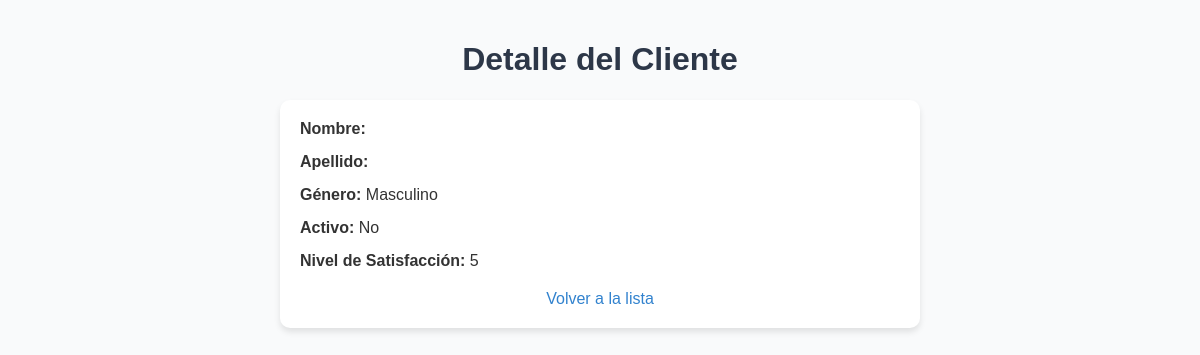
The app's page /clientes/5/ with its own data.
### clientes/models.py (models this page shows, shortened)
class Cliente(models.Model):
    cliente_id = models.IntegerField(primary_key=True)  # Clave primaria definida
    edad = models.FloatField(null=True, blank=True)
    genero = models.CharField(max_length=10, null=True, blank=True)
    saldo = models.FloatField(null=True, blank=True)
    activo = models.BooleanField(default=False)
    nivel_de_satisfaccion = models.IntegerField(null=True, blank=True)

### clientes/views.py (the view)
# urls.py: path('<int:pk>/', cliente_detail, name='cliente_detail'),
def cliente_detail(request, pk):
    cliente = get_object_or_404(Cliente, pk=pk)
    return render(request, 'clientes/cliente_detail.html', {'cliente': cliente})

### clientes/templates/clientes/cliente_detail.html (shortened to what this page needs)
<!DOCTYPE html>
<html lang="en">
<head>
</head>
<body>
    <h1>Detalle del Cliente</h1>
    <div class="container">
        <div class="field">
            <span>Nombre:</span> {{ cliente.nombre }}
        </div>
        <div class="field">
            <span>Apellido:</span> {{ cliente.apellido }}
        </div>
        <div class="field">
            <span>Género:</span> {{ cliente.genero }}
        </div>
        <div class="field">
            <span>Activo:</span> {{ cliente.activo|yesno:"Sí,No" }}
        </div>
        <div class="field">
            <span>Nivel de Satisfacción:</span> {{ cliente.nivel_de_satisfaccion }}
        </div>
        <div class="actions">
            <a href="/clientes/">Volver a la lista</a>
        </div>
    </div>
</body>
</html>

### clientes/templates/clientes/cliente_detail.html (style rules this page uses)
body { font-family: Arial, sans-serif; background-color: #f9fafb; color: #333; margin: 0; padding: 20px; }
h1 { text-align: center; color: #2d3748; }
.container { max-width: 600px; margin: 20px auto; background: white; padding: 20px; border-radius: 10px; box-shadow: 0 4px 6px rgba(0, 0, 0, 0.1); }
.field { margin-bottom: 15px; }
.field span { font-weight: bold; }
.actions { text-align: center; margin-top: 20px; }
a { color: #3182ce; text-decoration: none; }

### records on screen
Cliente: genero "Masculino", activo "No", nivel_de_satisfaccion "5"
